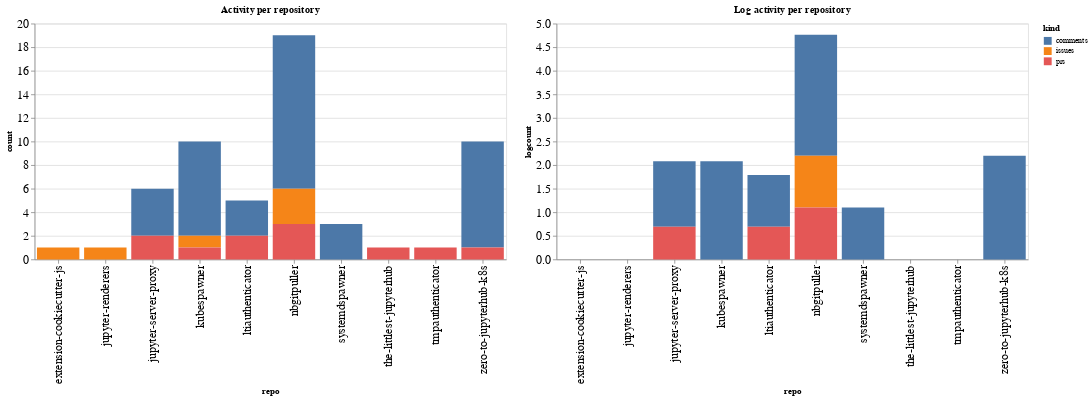

Here is the notebook cell this chart was saved with:
### Code cell
ch1 = alt.Chart(repo_summaries, width=600, title="Activity per repository").mark_bar().encode(
    x='repo',
    y='count',
    color='kind',
    tooltip="kind"
)

ch2 = alt.Chart(repo_summaries, width=600, title="Log activity per repository").mark_bar().encode(
    x='repo',
    y='logcount',
    color='kind',
    tooltip="kind"
)

ch1 | ch2

### Figure 1 — Vega-Lite specification as saved in the notebook (floating-point values rounded to 4 significant figures)
{"config": {"axisLeft": {"labelFontSize": 15}, "axisBottom": {"labelFontSize": 15}}, "hconcat": [{"mark": "bar", "encoding": {"color": {"type": "nominal", "field": "kind"}, "tooltip": {"type": "nominal", "field": "kind"}, "x": {"type": "nominal", "field": "repo"}, "y": {"type": "quantitative", "field": "count"}}, "title": "Activity per repository", "width": 600}, {"mark": "bar", "encoding": {"color": {"type": "nominal", "field": "kind"}, "tooltip": {"type": "nominal", "field": "kind"}, "x": {"type": "nominal", "field": "repo"}, "y": {"type": "quantitative", "field": "logcount"}}, "title": "Log activity per repository", "width": 600}], "data": {"name": "data-191c10025bf510574e1d01640f7f6dd9"}, "$schema": "https://vega.github.io/schema/vega-lite/v4.8.1.json", "datasets": {"data-191c10025bf510574e1d01640f7f6dd9": [{"repo": "extension-cookiecutter-js", "kind": "issues", "count": 1, "logcount": 0.0}, {"repo": "jupyter-renderers", "kind": "issues", "count": 1, "logcount": 0.0}, {"repo": "jupyter-server-proxy", "kind": "comments", "count": 4, "logcount": 1.386}, {"repo": "jupyter-server-proxy", "kind": "prs", "count": 2, "logcount": 0.6931}, {"repo": "kubespawner", "kind": "comments", "count": 8, "logcount": 2.079}, {"repo": "kubespawner", "kind": "issues", "count": 1, "logcount": 0.0}, {"repo": "kubespawner", "kind": "prs", "count": 1, "logcount": 0.0}, {"repo": "ltiauthenticator", "kind": "comments", "count": 3, "logcount": 1.099}, {"repo": "ltiauthenticator", "kind": "prs", "count": 2, "logcount": 0.6931}, {"repo": "nbgitpuller", "kind": "comments", "count": 13, "logcount": 2.565}, {"repo": "nbgitpuller", "kind": "issues", "count": 3, "logcount": 1.099}, {"repo": "nbgitpuller", "kind": "prs", "count": 3, "logcount": 1.099}, {"repo": "systemdspawner", "kind": "comments", "count": 3, "logcount": 1.099}, {"repo": "the-littlest-jupyterhub", "kind": "prs", "count": 1, "logcount": 0.0}, {"repo": "tmpauthenticator", "kind": "prs", "count": 1, "logcount": 0.0}, {"repo": "zero-to-jupyterhub-k8s", "kind": "comments", "count": 9, "logcount": 2.197}, {"repo": "zero-to-jupyterhub-k8s", "kind": "prs", "count": 1, "logcount": 0.0}]}}
